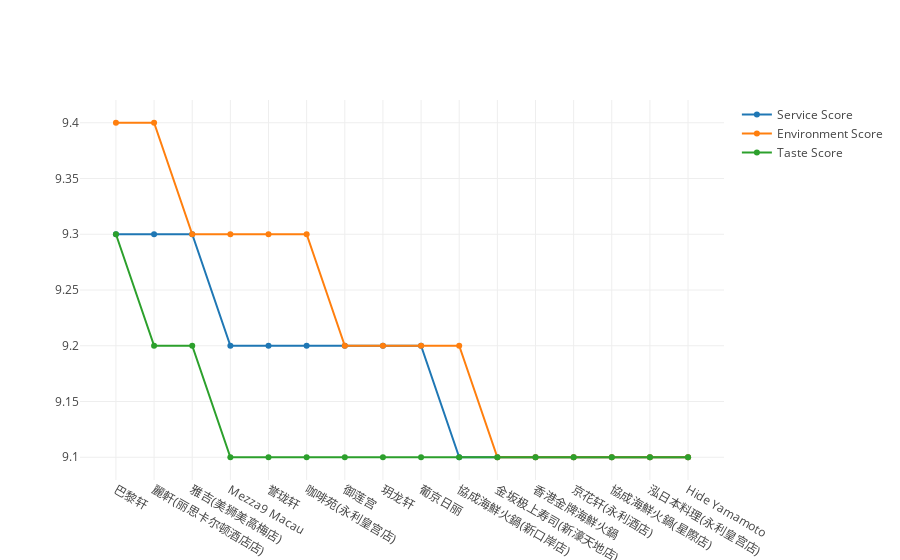

Source (notebook cell):
### Markdown cell above
# 2. Which restaurant owns the highest score of taste, envioronment and service in Macau??
The line graph illustrates the restaurants that with the scores in service, environment, and taste higher than nine. "巴黎轩" has the best service, environment and taste while comparing with others and "丽轩(丽思卡尔顿酒店店)" rank the second. Top three restaurants have the same service score, while the less have the same taste score.

### Code cell
df_score=df[
    (df['Taste'] > 9)
     & (df['Environment'] > 9)
     & (df['Service'] > 9)    #找到你感兴趣的
]
import plotly.plotly as py
import plotly.graph_objs as go
from plotly.offline import init_notebook_mode,iplot
from plotly.graph_objs import Scatter
init_notebook_mode(connected=True)  #离线显示

iplot([
    {"x":df_score['Shopname'],
    "y":df_score['Service'].sort_values(ascending=False)
    ,'name': 'Service Score'},
    {"x":df_score['Shopname'],
    "y":df_score['Environment'].sort_values(ascending=False)
    ,'name': 'Environment Score'},
    {"x":df_score['Shopname'],
        "y":df_score['Taste'].sort_values(ascending=False)
    ,'name': 'Taste Score'}
])

### Figure 1 — Plotly figure (JSON) as saved in the notebook; plotly's stock layout.template omitted (floating-point values rounded to 4 significant figures)
{"data": [{"name": "Service Score", "type": "scatter", "uid": "dc816f42-b52a-4d89-870f-033e31c0673c", "x": ["巴黎轩", "麗軒(丽思卡尔顿酒店店)", "雅吉(美狮美高梅店)", "Mezza9 Macau", "誉珑轩", "咖啡苑(永利皇宫店)", "御莲宫", "玥龙轩", "葡京日丽", "協成海鮮火鍋(新口岸店)", "金坂极上寿司(新濠天地店)", "香港金牌海鮮火鍋", "京花轩(永利酒店)", "協成海鮮火鍋(星際店)", "泓日本料理(永利皇宫店)", "Hide Yamamoto"], "y": [9.3, 9.3, 9.3, 9.2, 9.2, 9.2, 9.2, 9.2, 9.2, 9.1, 9.1, 9.1, 9.1, 9.1, 9.1, 9.1]}, {"name": "Environment Score", "type": "scatter", "uid": "87e24023-19a8-4e3b-97e5-9828cabbff34", "x": ["巴黎轩", "麗軒(丽思卡尔顿酒店店)", "雅吉(美狮美高梅店)", "Mezza9 Macau", "誉珑轩", "咖啡苑(永利皇宫店)", "御莲宫", "玥龙轩", "葡京日丽", "協成海鮮火鍋(新口岸店)", "金坂极上寿司(新濠天地店)", "香港金牌海鮮火鍋", "京花轩(永利酒店)", "協成海鮮火鍋(星際店)", "泓日本料理(永利皇宫店)", "Hide Yamamoto"], "y": [9.4, 9.4, 9.3, 9.3, 9.3, 9.3, 9.2, 9.2, 9.2, 9.2, 9.1, 9.1, 9.1, 9.1, 9.1, 9.1]}, {"name": "Taste Score", "type": "scatter", "uid": "4fd843ab-5626-4f71-acf5-9015cd3f9fb7", "x": ["巴黎轩", "麗軒(丽思卡尔顿酒店店)", "雅吉(美狮美高梅店)", "Mezza9 Macau", "誉珑轩", "咖啡苑(永利皇宫店)", "御莲宫", "玥龙轩", "葡京日丽", "協成海鮮火鍋(新口岸店)", "金坂极上寿司(新濠天地店)", "香港金牌海鮮火鍋", "京花轩(永利酒店)", "協成海鮮火鍋(星際店)", "泓日本料理(永利皇宫店)", "Hide Yamamoto"], "y": [9.3, 9.2, 9.2, 9.1, 9.1, 9.1, 9.1, 9.1, 9.1, 9.1, 9.1, 9.1, 9.1, 9.1, 9.1, 9.1]}], "layout": {}}
